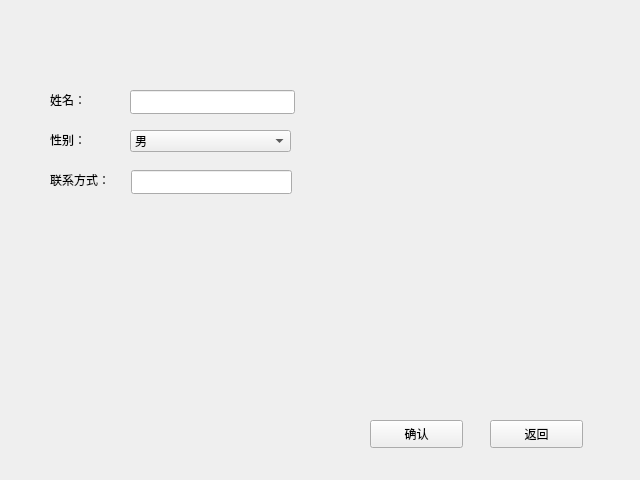
<?xml version="1.0" encoding="UTF-8"?>
<ui version="4.0">
 <class>teahceradd_window</class>
 <widget class="QWidget" name="teahceradd_window">
  <property name="geometry">
   <rect>
    <x>0</x>
    <y>0</y>
    <width>640</width>
    <height>480</height>
   </rect>
  </property>
  <property name="font">
   <font>
    <family>微软雅黑</family>
   </font>
  </property>
  <property name="windowTitle">
   <string>教师信息</string>
  </property>
  <widget class="QLabel" name="label_8">
   <property name="geometry">
    <rect>
     <x>50</x>
     <y>90</y>
     <width>45</width>
     <height>20</height>
    </rect>
   </property>
   <property name="font">
    <font>
     <family>微软雅黑</family>
    </font>
   </property>
   <property name="text">
    <string>姓名：</string>
   </property>
  </widget>
  <widget class="QLabel" name="label_7">
   <property name="geometry">
    <rect>
     <x>50</x>
     <y>130</y>
     <width>45</width>
     <height>20</height>
    </rect>
   </property>
   <property name="font">
    <font>
     <family>微软雅黑</family>
    </font>
   </property>
   <property name="text">
    <string>性别：</string>
   </property>
  </widget>
  <widget class="QLabel" name="label_6">
   <property name="geometry">
    <rect>
     <x>50</x>
     <y>170</y>
     <width>75</width>
     <height>20</height>
    </rect>
   </property>
   <property name="font">
    <font>
     <family>微软雅黑</family>
    </font>
   </property>
   <property name="text">
    <string>联系方式：</string>
   </property>
  </widget>
  <widget class="QLineEdit" name="lineEdit">
   <property name="geometry">
    <rect>
     <x>130</x>
     <y>90</y>
     <width>165</width>
     <height>24</height>
    </rect>
   </property>
  </widget>
  <widget class="QLineEdit" name="lineEdit_3">
   <property name="geometry">
    <rect>
     <x>131</x>
     <y>170</y>
     <width>161</width>
     <height>24</height>
    </rect>
   </property>
  </widget>
  <widget class="QPushButton" name="pushButton">
   <property name="geometry">
    <rect>
     <x>370</x>
     <y>420</y>
     <width>93</width>
     <height>28</height>
    </rect>
   </property>
   <property name="text">
    <string>确认</string>
   </property>
  </widget>
  <widget class="QPushButton" name="pushButton_2">
   <property name="geometry">
    <rect>
     <x>490</x>
     <y>420</y>
     <width>93</width>
     <height>28</height>
    </rect>
   </property>
   <property name="text">
    <string>返回</string>
   </property>
  </widget>
  <widget class="QComboBox" name="comboBox">
   <property name="geometry">
    <rect>
     <x>130</x>
     <y>130</y>
     <width>161</width>
     <height>22</height>
    </rect>
   </property>
   <item>
    <property name="text">
     <string>男</string>
    </property>
   </item>
   <item>
    <property name="text">
     <string>女</string>
    </property>
   </item>
  </widget>
 </widget>
 <resources/>
 <connections>
  <connection>
   <sender>pushButton_2</sender>
   <signal>clicked()</signal>
   <receiver>teahceradd_window</receiver>
   <slot>close()</slot>
   <hints>
    <hint type="sourcelabel">
     <x>536</x>
     <y>433</y>
    </hint>
    <hint type="destinationlabel">
     <x>319</x>
     <y>239</y>
    </hint>
   </hints>
  </connection>
 </connections>
</ui>
